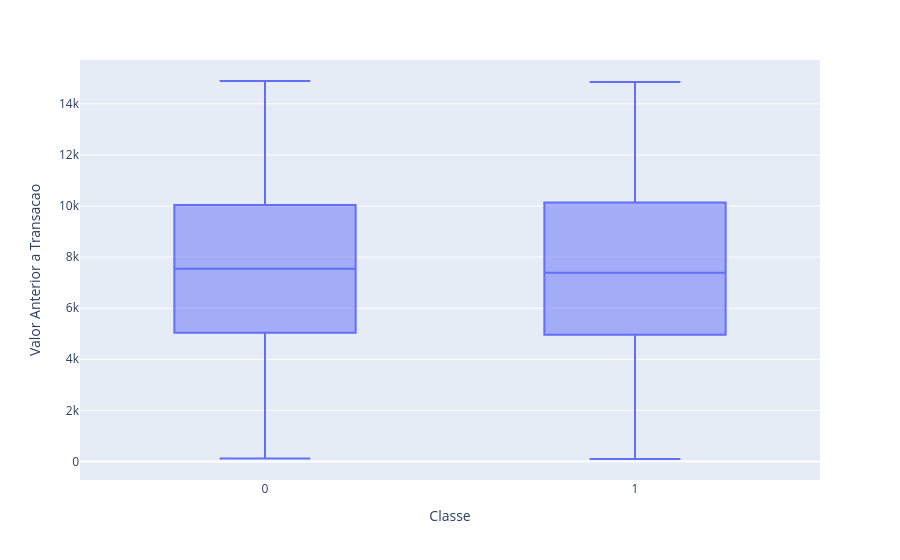

Write notebook code for a chart like this one.
### Code cell
px.box(df_fraud, x='Classe', y='Valor Anterior a Transacao')

### Figure 1 — Plotly figure (JSON) as saved in the notebook; plotly's stock layout.template omitted (floating-point values rounded to 4 significant figures; data arrays with more than 128 entries replaced by an {"elided": "..."} marker saying what was removed)
{"data": [{"alignmentgroup": "True", "hovertemplate": "Classe=%{x}<br>Valor Anterior a Transacao=%{y}<extra></extra>", "legendgroup": "", "marker": {"color": "#636efa"}, "name": "", "notched": false, "offsetgroup": "", "orientation": "v", "showlegend": false, "type": "box", "x": {"elided": "13000 int values"}, "x0": " ", "xaxis": "x", "y": {"elided": "13000 float values"}, "y0": " ", "yaxis": "y"}], "layout": {"boxmode": "group", "legend": {"tracegroupgap": 0}, "margin": {"t": 60}, "xaxis": {"anchor": "y", "domain": [0, 1], "title": {"text": "Classe"}}, "yaxis": {"anchor": "x", "domain": [0, 1], "title": {"text": "Valor Anterior a Transacao"}}}}
